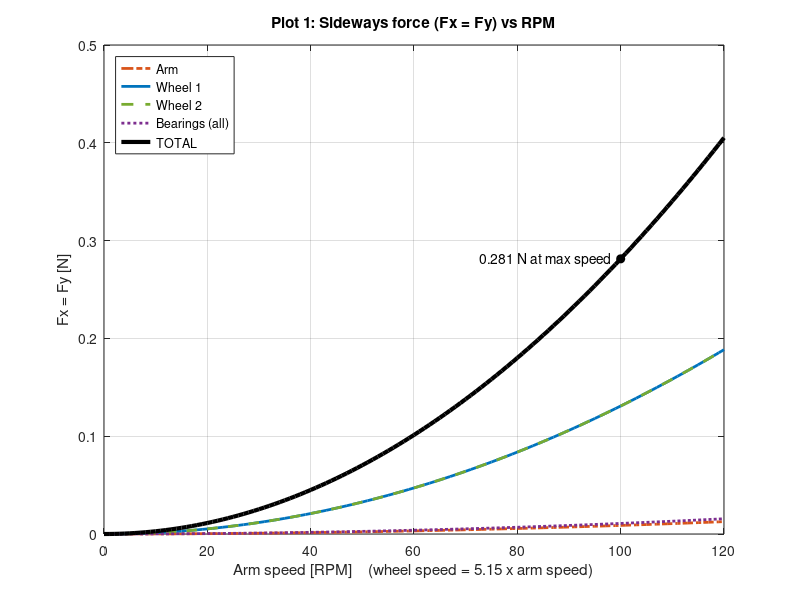
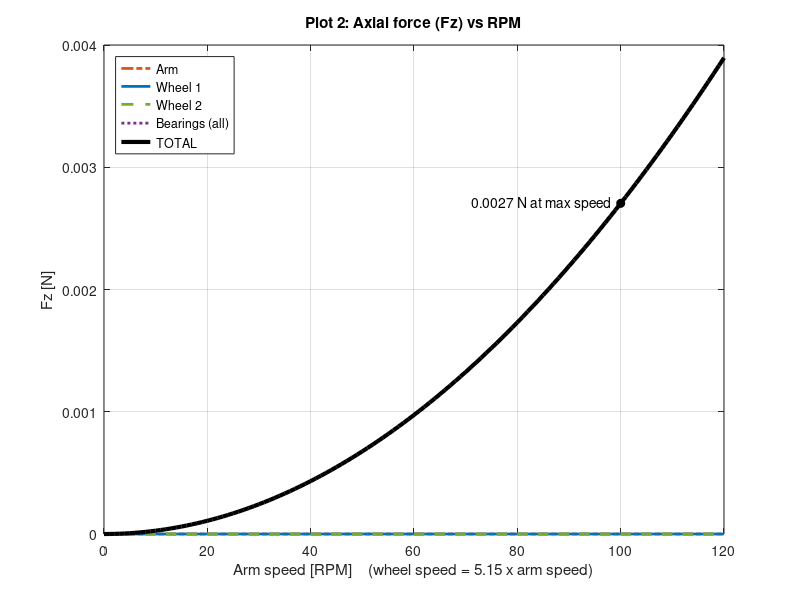

These figures' MATLAB source, in order:
%% ========================================================================
%  INDUCED VIBRATION ANALYSIS
%  Forces and moments induced by two momentum wheels, one rotating arm,
%  and their bearings
%
%  Sources:
%    1. IMBALANCE (each rotor), once per revolution (1x RPM)
%       - Static imbalance  : center of mass is off the spin axis -> lateral force
%                             F = Us x speed^2,   Us = mass x eccentricity
%       - Dynamic imbalance : rotor sits slightly tilted          -> moment
%                             M = Ud x speed^2,   Ud = (Izz - I_perpendicular) x tilt
%                             (Us and Ud can also be typed in directly)
%
%    2. BEARINGS (each rotor's tapered roller bearing pair)
%       Rollers passing over tiny bumps on the rings give small kicks at
%       harmonics of the rotor's RPM (cage, cup pass, cone pass, roller spin).
%       - Harmonic numbers come from the bearing geometry (exact).
%       - Kick strength = bearing_kick_ratio x static imbalance force (estimate).
%       - Tapered rollers push at the cup angle, so every kick also has an
%         axial part: axial = lateral x tan(cup angle).
%
%    3. TWIST (each rotor)
%       Motor reaction torque on the shaft during spin-up / spin-down:
%       Mz = Izz x speed / ramp time
%
%  Assumptions (state these in your report):
%    - Hard-mounted: loads are calculated as if bolted to a rigid base.
%    - Tilt and bearing_kick_ratio are estimates (no test data).
%    - Not included: structural resonance, motor torque ripple,
%      test-based bearing amplitudes.
%
%  Directions:
%    lateral = sideways (perpendicular to the shaft)
%    axial   = along the shaft (spin axis)
%
%  How to use:
%    1. Edit SECTION 1 only (your numbers).
%    2. Run the script.
%    3. The Command Window prints Fx, Fy, Fz, Mx, My, Mz in four parts:
%         PART 1  ARM               (imbalance only)
%         PART 2  MOMENTUM WHEELS   (imbalance only)
%         PART 3  BEARINGS          (harmonics only)
%         PART 4  ALL TOGETHER      <- the final answer, at the very bottom
%       The final answer is also saved as final_Fx_N ... final_Mz_Nm.
%    4. A SELF-CHECK prints first: every line should say PASS.
%  ========================================================================

clear; clc;
fprintf('Calculating...\n');


%% ========================================================================
%  SECTION 1: INPUTS  (this is the only section you need to edit)
%  ========================================================================

% ------------------------------------------------------------------------
% 1A. GENERAL
% ------------------------------------------------------------------------
spin_up_time_s       = 10;     % [s] time to go from 0 to max speed   (for the twist)
spin_down_time_s     = 10;     % [s] time to go from max speed to 0    (for the twist)
reference_position_m = 0;      % [m] point along the shaft where total moments are reported
bearing_kick_ratio   = 0.01;   % [-] each bearing harmonic = this fraction of the static imbalance force (0.01 = 1%)
report_arm_rpm       = [50 200];  % [RPM] extra arm speeds to get results at (wheels follow at the same
                                  %       ratio as the max speeds). Use [] for none.

% ------------------------------------------------------------------------
% STATIC (Us) AND DYNAMIC (Ud) IMBALANCE -- TWO WAYS TO ENTER THEM
%   a) Leave Us and Ud as []  -> the script calculates them:
%        Us = mass x eccentricity              [kg*m]
%        Ud = (Izz - I_perpendicular) x tilt   [kg*m^2]
%   b) Type a number          -> the script uses your number instead
%      (e.g. from a balance report or spec). Convert units first:
%        Us: 1 g*mm = 1e-6 kg*m      1 g*cm = 1e-5 kg*m
%        Ud: 1 g*mm^2 = 1e-9 kg*m^2  1 g*cm^2 = 1e-7 kg*m^2
%   Each one is independent: you can enter Us and let Ud be calculated.
% ------------------------------------------------------------------------

% ------------------------------------------------------------------------
% 1B. WHEEL 1
% ------------------------------------------------------------------------
wheel1_name               = 'Wheel 1';
wheel1_mass_kg            = 3.0;      % [kg]     rotating mass only
wheel1_eccentricity_um    = 15;       % [um]     center of mass offset from the spin axis
wheel1_Ixx_kgm2           = 0.017;    % [kg*m^2] from CAD, at the center of mass
wheel1_Iyy_kgm2           = 0.017;    % [kg*m^2] from CAD, at the center of mass
wheel1_Izz_kgm2           = 0.034;    % [kg*m^2] from CAD, about the shaft
wheel1_tilt_deg           = 0.04;     % [deg]    how crooked it sits on the shaft
wheel1_static_imbalance_kgm   = [];       % [kg*m]   Us OPTIONAL. Leave [] to calculate: mass x eccentricity
wheel1_dynamic_imbalance_kgm2 = [];       % [kg*m^2] Ud OPTIONAL. Leave [] to calculate: (Izz - I_perp) x tilt
wheel1_max_speed_rpm      = 515;      % [RPM]
wheel1_spin_direction     = -1;       % +1 or -1
wheel1_position_m         = -0.200;   % [m]      center of mass position along the shaft

wheel1_bearing_rollers        = 15;   % [-]   number of rollers      (bearing catalog)
wheel1_bearing_roller_dia_mm  = 7;    % [mm]  mean roller diameter   (bearing catalog)
wheel1_bearing_pitch_dia_mm   = 39;   % [mm]  pitch diameter         (bearing catalog)
wheel1_bearing_cup_angle_deg  = 14;   % [deg] cup (contact) angle    (bearing catalog)

% ------------------------------------------------------------------------
% 1C. ARM
% ------------------------------------------------------------------------
arm_name                  = 'Arm';
arm_mass_kg               = 4.0;      % [kg]     rotating mass only
arm_eccentricity_um       = 20;       % [um]     center of mass offset from the spin axis
arm_Ixx_kgm2              = 0.340;    % [kg*m^2] from CAD, at the center of mass
arm_Iyy_kgm2              = 0.004;    % [kg*m^2] from CAD (about the arm's own length)
arm_Izz_kgm2              = 0.350;    % [kg*m^2] from CAD, about the shaft
arm_tilt_deg              = 0.03;     % [deg]    how crooked it sits on the shaft
arm_static_imbalance_kgm      = [];       % [kg*m]   Us OPTIONAL. Leave [] to calculate: mass x eccentricity
arm_dynamic_imbalance_kgm2    = [];       % [kg*m^2] Ud OPTIONAL. Leave [] to calculate: (Izz - I_perp) x tilt
arm_max_speed_rpm         = 100;      % [RPM]
arm_spin_direction        = +1;       % +1 or -1
arm_position_m            = 0.000;    % [m]      center of mass position along the shaft

arm_bearing_rollers           = 20;   % [-]   number of rollers      (bearing catalog)
arm_bearing_roller_dia_mm     = 8;    % [mm]  mean roller diameter   (bearing catalog)
arm_bearing_pitch_dia_mm      = 55;   % [mm]  pitch diameter         (bearing catalog)
arm_bearing_cup_angle_deg     = 15;   % [deg] cup (contact) angle    (bearing catalog)

% ------------------------------------------------------------------------
% 1D. WHEEL 2
% ------------------------------------------------------------------------
wheel2_name               = 'Wheel 2';
wheel2_mass_kg            = 3.0;      % [kg]     rotating mass only
wheel2_eccentricity_um    = 15;       % [um]     center of mass offset from the spin axis
wheel2_Ixx_kgm2           = 0.017;    % [kg*m^2] from CAD, at the center of mass
wheel2_Iyy_kgm2           = 0.017;    % [kg*m^2] from CAD, at the center of mass
wheel2_Izz_kgm2           = 0.034;    % [kg*m^2] from CAD, about the shaft
wheel2_tilt_deg           = 0.04;     % [deg]    how crooked it sits on the shaft
wheel2_static_imbalance_kgm   = [];       % [kg*m]   Us OPTIONAL. Leave [] to calculate: mass x eccentricity
wheel2_dynamic_imbalance_kgm2 = [];       % [kg*m^2] Ud OPTIONAL. Leave [] to calculate: (Izz - I_perp) x tilt
wheel2_max_speed_rpm      = 515;      % [RPM]
wheel2_spin_direction     = -1;       % +1 or -1
wheel2_position_m         = 0.200;    % [m]      center of mass position along the shaft

wheel2_bearing_rollers        = 15;   % [-]   number of rollers      (bearing catalog)
wheel2_bearing_roller_dia_mm  = 7;    % [mm]  mean roller diameter   (bearing catalog)
wheel2_bearing_pitch_dia_mm   = 39;   % [mm]  pitch diameter         (bearing catalog)
wheel2_bearing_cup_angle_deg  = 14;   % [deg] cup (contact) angle    (bearing catalog)

% ------------------------------------------------------------------------
% 1E. PLOTS
% ------------------------------------------------------------------------
make_plots  = true;    % true = draw the 2 plots
save_plots  = false;   % true = also save them as PNG files
plot_folder = 'Induced_Vibration_Plots';


%% ========================================================================
%  SECTION 2: PUT THE THREE ROTORS SIDE BY SIDE
%  Every quantity is a row of 3 numbers: [Wheel 1, Arm, Wheel 2]
%  ========================================================================

rotor_names     = {wheel1_name, arm_name, wheel2_name};
number_of_rotors = 3;
arm_index       = 2;

mass_kg          = [wheel1_mass_kg,         arm_mass_kg,         wheel2_mass_kg];
eccentricity_um  = [wheel1_eccentricity_um, arm_eccentricity_um, wheel2_eccentricity_um];
Ixx_kgm2         = [wheel1_Ixx_kgm2,        arm_Ixx_kgm2,        wheel2_Ixx_kgm2];
Iyy_kgm2         = [wheel1_Iyy_kgm2,        arm_Iyy_kgm2,        wheel2_Iyy_kgm2];
Izz_kgm2         = [wheel1_Izz_kgm2,        arm_Izz_kgm2,        wheel2_Izz_kgm2];
tilt_deg         = [wheel1_tilt_deg,        arm_tilt_deg,        wheel2_tilt_deg];
max_speed_rpm    = [wheel1_max_speed_rpm,   arm_max_speed_rpm,   wheel2_max_speed_rpm];
spin_direction   = [wheel1_spin_direction,  arm_spin_direction,  wheel2_spin_direction];
position_m       = [wheel1_position_m,      arm_position_m,      wheel2_position_m];

% Entered Us / Ud (cells, because [] means "calculate it")
static_imbalance_entered  = {wheel1_static_imbalance_kgm,   arm_static_imbalance_kgm,   wheel2_static_imbalance_kgm};
dynamic_imbalance_entered = {wheel1_dynamic_imbalance_kgm2, arm_dynamic_imbalance_kgm2, wheel2_dynamic_imbalance_kgm2};

bearing_rollers       = [wheel1_bearing_rollers,       arm_bearing_rollers,       wheel2_bearing_rollers];
bearing_roller_dia_mm = [wheel1_bearing_roller_dia_mm, arm_bearing_roller_dia_mm, wheel2_bearing_roller_dia_mm];
bearing_pitch_dia_mm  = [wheel1_bearing_pitch_dia_mm,  arm_bearing_pitch_dia_mm,  wheel2_bearing_pitch_dia_mm];
bearing_cup_angle_deg = [wheel1_bearing_cup_angle_deg, arm_bearing_cup_angle_deg, wheel2_bearing_cup_angle_deg];


%% ========================================================================
%  SECTION 3: UNIT CONVERSIONS
%  ========================================================================

speed_rad_s      = max_speed_rpm * 2 * pi / 60;     % [rad/s]
speed_hz         = max_speed_rpm / 60;              % [Hz]  revolutions per second (1x RPM)
eccentricity_m   = eccentricity_um * 1e-6;          % [m]
tilt_rad         = tilt_deg * pi / 180;             % [rad]
lever_arm_m      = abs(position_m - reference_position_m);   % [m] distance to the reference point
ramp_time_s      = max(min(spin_up_time_s, spin_down_time_s), eps);


%% ========================================================================
%  SECTION 4: STATIC AND DYNAMIC IMBALANCE  (1x RPM)
%  ========================================================================

% Step 1: calculated values (used unless you typed your own Us / Ud)
static_imbalance_kgm   = mass_kg .* eccentricity_m;                                              % Us [kg*m]
dynamic_imbalance_kgm2 = max(abs(Izz_kgm2 - Ixx_kgm2), abs(Izz_kgm2 - Iyy_kgm2)) .* tilt_rad;   % Ud [kg*m^2]
static_source  = {'calculated', 'calculated', 'calculated'};
dynamic_source = {'calculated', 'calculated', 'calculated'};

% Step 2: replace with your own number wherever you entered one
for r = 1:number_of_rotors
    if ~isempty(static_imbalance_entered{r})
        static_imbalance_kgm(r) = static_imbalance_entered{r};
        static_source{r} = 'entered';
    end
    if ~isempty(dynamic_imbalance_entered{r})
        dynamic_imbalance_kgm2(r) = dynamic_imbalance_entered{r};
        dynamic_source{r} = 'entered';
    end
end

% Static imbalance: center of mass off the spin axis -> lateral force   F = Us x speed^2
static_imbalance_force_N = static_imbalance_kgm .* speed_rad_s .^ 2;

% Dynamic imbalance: rotor tilted on the spin axis -> moment            M = Ud x speed^2
dynamic_imbalance_moment_Nm = dynamic_imbalance_kgm2 .* speed_rad_s .^ 2;


%% ========================================================================
%  SECTION 5: BEARING HARMONICS
%  ------------------------------------------------------------------------
%  Harmonic number h = number of kicks per revolution of that rotor.
%  Frequency = h x (rotor RPM / 60).
%  Cup (outer ring) rotates with the rotor, cone (inner ring) is on the
%  stationary shaft.
%  ========================================================================

harmonic_names   = {'Cage', 'Cup pass', 'Cone pass', 'Roller spin'};
number_of_harmonics = 4;
bearing_harmonic = zeros(number_of_rotors, number_of_harmonics);   % rows = rotors

for r = 1:number_of_rotors
    g = bearing_roller_dia_mm(r) * cosd(bearing_cup_angle_deg(r)) / bearing_pitch_dia_mm(r);
    bearing_harmonic(r, 1) = (1 + g) / 2;                                                   % cage
    bearing_harmonic(r, 2) = bearing_rollers(r) * (1 - g) / 2;                              % cup pass
    bearing_harmonic(r, 3) = bearing_rollers(r) * (1 + g) / 2;                              % cone pass
    bearing_harmonic(r, 4) = bearing_pitch_dia_mm(r) / (2 * bearing_roller_dia_mm(r)) * (1 - g ^ 2);  % roller spin
end

bearing_frequency_hz  = bearing_harmonic .* (speed_hz');                        % [Hz] rows = rotors
bearing_lateral_each_N = bearing_kick_ratio * static_imbalance_force_N;                           % one harmonic, sideways
bearing_axial_each_N   = bearing_lateral_each_N .* tand(bearing_cup_angle_deg);  % one harmonic, along the shaft
bearing_lateral_N      = number_of_harmonics * bearing_lateral_each_N;          % all 4 harmonics lined up
bearing_axial_N        = number_of_harmonics * bearing_axial_each_N;


%% ========================================================================
%  SECTION 6: FORCES AND MOMENTS OF EACH SOURCE  (worst case, max speed)
%  ------------------------------------------------------------------------
%  Axes: z = along the shaft (spin axis), x and y = sideways.
%
%  Fx, Fy : sideways force. It ROTATES with the rotor, so x and y see the
%           same peak a quarter turn apart  ->  peak Fx = peak Fy.
%  Fz     : force along the shaft (only the tapered bearings make this).
%  Mx, My : tipping moment at the reference point. It also rotates, so
%           peak Mx = peak My. = own moment + sideways force x distance.
%  Mz     : twist about the shaft (motor reaction, only during ramps).
%
%  Each source is stored as 6 numbers: [Fx; Fy; Fz; Mx; My; Mz]
%  Worst case = every peak lines up at the same moment (safe design value).
%  ========================================================================

% ---- Imbalance of each rotor (wheels and arm) ----
imbalance_loads = zeros(6, number_of_rotors);          % columns = Wheel 1, Arm, Wheel 2
for r = 1:number_of_rotors
    imbalance_moment = dynamic_imbalance_moment_Nm(r) + lever_arm_m(r) * static_imbalance_force_N(r);
    imbalance_loads(:, r) = [static_imbalance_force_N(r);     % Fx
                             static_imbalance_force_N(r);     % Fy
                             0;                               % Fz (imbalance does not push along the shaft)
                             imbalance_moment;                % Mx
                             imbalance_moment;                % My
                             spin_direction(r) * Izz_kgm2(r) * speed_rad_s(r) / ramp_time_s];  % Mz (signed twist)
end

% ---- Bearings of each rotor (all 4 harmonics lined up) ----
bearing_loads = zeros(6, number_of_rotors);            % columns = Wheel 1 bearings, Arm bearings, Wheel 2 bearings
for r = 1:number_of_rotors
    bearing_moment = lever_arm_m(r) * bearing_lateral_N(r);
    bearing_loads(:, r) = [bearing_lateral_N(r);    % Fx
                           bearing_lateral_N(r);    % Fy
                           bearing_axial_N(r);      % Fz
                           bearing_moment;          % Mx
                           bearing_moment;          % My
                           0];                      % Mz (bearing drag is internal: motor and bearings cancel)
end

% ---- Group the columns ----
wheel_columns = [1 3];
arm_loads     = imbalance_loads(:, arm_index);
wheel_loads   = imbalance_loads(:, wheel_columns);
wheels_total  = sum(wheel_loads, 2);                   % Mz adds with sign (both wheels spin the same way)
bearings_total = sum(bearing_loads, 2);
all_total     = arm_loads + wheels_total + bearings_total;
all_total(6)  = abs(all_total(6));                     % net twist (wheels cancel the arm)

% Show twist as a size (positive) everywhere except where noted
arm_loads(6)     = abs(arm_loads(6));
wheel_loads(6,:) = abs(wheel_loads(6,:));
wheels_total(6)  = abs(wheels_total(6));

% ---- Final answer saved in the Workspace: [Fx Fy Fz Mx My Mz] ----
final_arm_loads      = arm_loads';
final_wheel_1_loads  = wheel_loads(:, 1)';
final_wheel_2_loads  = wheel_loads(:, 2)';
final_bearing_loads  = bearings_total';
final_Fx_N  = all_total(1);
final_Fy_N  = all_total(2);
final_Fz_N  = all_total(3);
final_Mx_Nm = all_total(4);
final_My_Nm = all_total(5);
final_Mz_Nm = all_total(6);


%% ========================================================================
%  SECTION 6B: SELF-CHECK  (the script checks its own math every run)
%  ------------------------------------------------------------------------
%  Each check redoes a result a DIFFERENT way (by hand formula or a known
%  identity) and compares it with what the script calculated above.
%  PASS = they agree. Any FAIL means do not trust the results.
%  ========================================================================

check_names  = {};
check_passed = [];
check_tol    = 1e-9;      % relative tolerance

% 1. Known textbook answer: 1 kg, 1 mm offset, 60 RPM (1 rev/s) -> F = 0.001 x (2*pi)^2 = 0.0394784 N
hand_value = 1 * 0.001 * (2 * pi * 60 / 60) ^ 2;
check_names{end+1}  = '1. Textbook case: 1 kg, 1 mm, 60 RPM gives 0.0394784 N';
check_passed(end+1) = abs(hand_value - 0.0394784176) <= 1e-9;

% 2. Static force by hand, using speed in Hz:  F = Us x (2*pi*f)^2
hand_value = static_imbalance_kgm .* (2 * pi * speed_hz) .^ 2;
check_names{end+1}  = '2. Static imbalance force   F = Us x speed^2';
check_passed(end+1) = max(abs(hand_value - static_imbalance_force_N)) <= check_tol * max(abs(hand_value));

% 3. Calculated Us = mass x eccentricity (only rotors where Us was not entered)
use_calc = strcmp(static_source, 'calculated');
hand_value = mass_kg .* eccentricity_um / 1e6;
check_names{end+1}  = '3. Calculated Us = mass x eccentricity';
check_passed(end+1) = all(abs(hand_value(use_calc) - static_imbalance_kgm(use_calc)) <= check_tol * max([abs(hand_value), eps]));

% 4. Dynamic moment by hand:  M = Ud x (2*pi*f)^2
hand_value = dynamic_imbalance_kgm2 .* (2 * pi * speed_hz) .^ 2;
check_names{end+1}  = '4. Dynamic imbalance moment M = Ud x speed^2';
check_passed(end+1) = max(abs(hand_value - dynamic_imbalance_moment_Nm)) <= check_tol * max([abs(hand_value), eps]);

% 5. Calculated Ud = (Izz - I_perp) x tilt (only rotors where Ud was not entered)
use_calc = strcmp(dynamic_source, 'calculated');
hand_value = max(abs(Izz_kgm2 - Ixx_kgm2), abs(Izz_kgm2 - Iyy_kgm2)) .* tilt_deg * pi / 180;
check_names{end+1}  = '5. Calculated Ud = (Izz - I_perp) x tilt';
check_passed(end+1) = all(abs(hand_value(use_calc) - dynamic_imbalance_kgm2(use_calc)) <= check_tol * max([abs(hand_value), eps]));

% 6. Bearing identities (exact for any bearing):
%    cup pass + cone pass = number of rollers,  cup pass = rollers x (1 - cage)
identity_1 = bearing_harmonic(:, 2) + bearing_harmonic(:, 3) - bearing_rollers';
identity_2 = bearing_harmonic(:, 2) - bearing_rollers' .* (1 - bearing_harmonic(:, 1));
check_names{end+1}  = '6. Bearing identities: cup + cone = rollers, cup = rollers x (1 - cage)';
check_passed(end+1) = max(abs([identity_1; identity_2])) <= 1e-9;

% 7. Bearing force = rollers' kick x 4 harmonics, axial = lateral x tan(cup angle)
hand_lateral = 4 * bearing_kick_ratio * static_imbalance_force_N;
hand_axial   = hand_lateral .* sin(bearing_cup_angle_deg * pi / 180) ./ cos(bearing_cup_angle_deg * pi / 180);
check_names{end+1}  = '7. Bearing lateral and axial force';
check_passed(end+1) = max(abs([hand_lateral - bearing_lateral_N, hand_axial - bearing_axial_N])) <= check_tol * max([hand_lateral, eps]);

% 8. Twist by hand:  Mz = Izz x speed / ramp time
hand_value = Izz_kgm2 .* (2 * pi * max_speed_rpm / 60) / ramp_time_s;
check_names{end+1}  = '8. Ramp twist Mz = Izz x speed / ramp time';
check_passed(end+1) = max(abs(hand_value - abs(imbalance_loads(6, :)))) <= check_tol * max(hand_value);

% 9. Tipping moment = dynamic imbalance + sideways force x distance
hand_value = dynamic_imbalance_moment_Nm + static_imbalance_force_N .* abs(position_m - reference_position_m);
check_names{end+1}  = '9. Tipping moment = dynamic + force x distance';
check_passed(end+1) = max(abs(hand_value - imbalance_loads(4, :))) <= check_tol * max([hand_value, eps]);

% 10. Rotating loads: peak Fx = peak Fy and peak Mx = peak My, everywhere
check_names{end+1}  = '10. Fx = Fy and Mx = My for every part';
check_passed(end+1) = isequal(imbalance_loads(1, :), imbalance_loads(2, :)) && isequal(imbalance_loads(4, :), imbalance_loads(5, :)) ...
                   && isequal(bearing_loads(1, :), bearing_loads(2, :)) && isequal(bearing_loads(4, :), bearing_loads(5, :));

% 11. TOTAL = arm + wheel 1 + wheel 2 + all bearings  (Mz: net of the signed twists)
hand_total    = sum(imbalance_loads, 2) + sum(bearing_loads, 2);
hand_total(6) = abs(hand_total(6));
check_names{end+1}  = '11. TOTAL = arm + wheels + bearings';
check_passed(end+1) = max(abs(hand_total - all_total)) <= check_tol * max(abs(hand_total));

number_of_checks = numel(check_passed);
all_checks_ok    = all(check_passed);


%% ========================================================================
%  SECTION 7: PLOTS
%  ------------------------------------------------------------------------
%  Plot 1: sideways force (Fx = Fy) vs RPM    Plot 2: axial force (Fz) vs RPM
%  Every load grows with speed squared: load(speed) = load(max) x (speed/max)^2
%  The wheels follow the arm, so the x-axis is arm speed.
%  ========================================================================

if make_plots
    speed_fraction = linspace(0, 1.2, 121)';          % 0 to 120% of max speed
    arm_axis_rpm   = speed_fraction * max_speed_rpm(arm_index);
    curve_shape    = speed_fraction .^ 2;
    x_label_text   = sprintf('Arm speed [RPM]    (wheel speed = %.2f x arm speed)', max_speed_rpm(1) / max_speed_rpm(arm_index));

    plot_row     = [1, 3];                              % row 1 = Fx, row 3 = Fz
    plot_titles  = {'Plot 1: Sideways force (Fx = Fy) vs RPM', 'Plot 2: Axial force (Fz) vs RPM'};
    plot_ylabels = {'Fx = Fy [N]', 'Fz [N]'};
    plot_files   = {'Plot_1_Fx_Fy_vs_RPM.png', 'Plot_2_Fz_vs_RPM.png'};
    curve_names  = {'Arm', 'Wheel 1', 'Wheel 2', 'Bearings (all)', 'TOTAL'};
    curve_colors = [0.85 0.33 0.10; 0.00 0.45 0.74; 0.47 0.67 0.19; 0.49 0.18 0.56; 0 0 0];
    curve_lines  = {'-.', '-', '--', ':', '-'};

    for n = 1:2
        fprintf('Drawing plot %d...\n', n);
        try
            row = plot_row(n);
            curve_values = [arm_loads(row), wheel_loads(row, 1), wheel_loads(row, 2), bearings_total(row), all_total(row)];
            figure(n);
            clf;
            try
                set(gcf, 'Renderer', 'painters');
            catch
            end
            hold on;
            grid on;
            box on;
            for c = 1:numel(curve_values)
                line_width = 2;
                if c == numel(curve_values)
                    line_width = 3;
                end
                plot(arm_axis_rpm, curve_values(c) * curve_shape, curve_lines{c}, ...
                     'Color', curve_colors(c, :), 'LineWidth', line_width);
            end
            plot(max_speed_rpm(arm_index), all_total(row), 'ko', 'MarkerFaceColor', 'k');
            text(max_speed_rpm(arm_index), all_total(row), sprintf('%.3g N at max speed   ', all_total(row)), ...
                 'HorizontalAlignment', 'right');
            xlabel(x_label_text);
            ylabel(plot_ylabels{n});
            title(plot_titles{n});
            legend(curve_names, 'Location', 'northwest');
            hold off;
            fprintf('Plot %d done.\n', n);

            if save_plots
                if ~exist(plot_folder, 'dir')
                    mkdir(plot_folder);
                end
                saveas(gcf, fullfile(plot_folder, plot_files{n}));
                fprintf('Saved: %s\n', fullfile(pwd, plot_folder, plot_files{n}));
            end
        catch
            fprintf('PLOT %d PROBLEM: %s\n', n, lasterr);
        end
    end
end


%% ========================================================================
%  SECTION 8: PRINTED RESULTS  -  ARM, WHEELS, BEARINGS, ALL TOGETHER
%  ------------------------------------------------------------------------
%  Every part prints the same 6 rows: Fx, Fy, Fz, Mx, My, Mz
%  ========================================================================

row_labels = {'Fx  [N]   sideways', 'Fy  [N]   sideways', 'Fz  [N]   along shaft', ...
              'Mx  [N*m] tipping',  'My  [N*m] tipping',  'Mz  [N*m] twist (ramps)'};
part_line  = repmat('=', 1, 90);

% ---- Self-check results (from SECTION 6B) ----
fprintf('\n%s\n SELF-CHECK  -  script math vs hand calculations\n%s\n', part_line, part_line);
for k = 1:number_of_checks
    if check_passed(k)
        fprintf('   PASS   %s\n', check_names{k});
    else
        fprintf('   FAIL   %s\n', check_names{k});
    end
end
if all_checks_ok
    fprintf('   ALL %d CHECKS PASSED\n', number_of_checks);
else
    fprintf('   *** %d OF %d CHECKS FAILED - DO NOT TRUST THE RESULTS BELOW ***\n', sum(~check_passed), number_of_checks);
end

% ---- Where Us and Ud came from ----
fprintf('\n   Imbalance used:\n');
for r = 1:number_of_rotors
    fprintf('   %-8s  Us = %-10.4g kg*m   (%s)     Ud = %-10.4g kg*m^2   (%s)\n', rotor_names{r}, ...
        static_imbalance_kgm(r), static_source{r}, dynamic_imbalance_kgm2(r), dynamic_source{r});
end
fprintf('%s\n', part_line);
